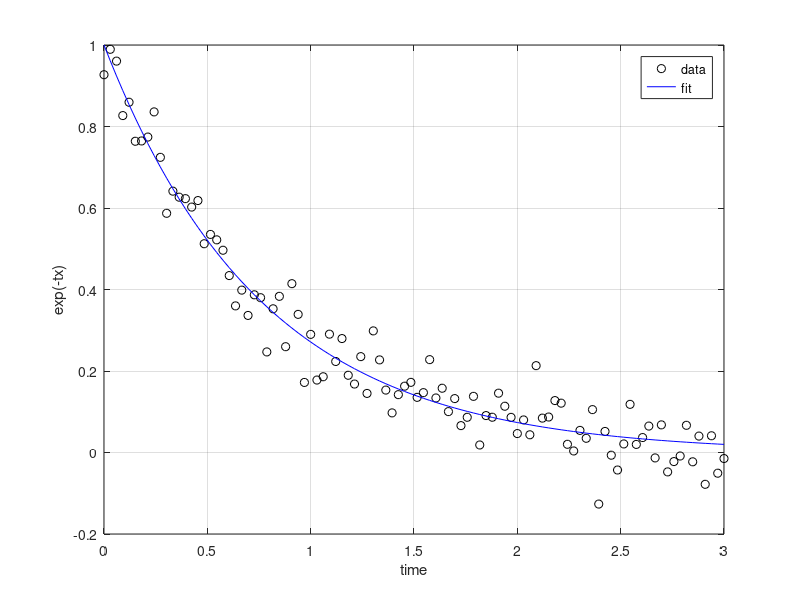

This chart was generated by the following MATLAB code:


clear all; close all; clc

tic
d = linspace(0,3); % creates hundred evenly spaced pts betw 0 and 3 
y = exp(-1.3*d) + 0.05*randn(size(d));

% now define your guess function, that could fit the data! 
fun = @(r)exp(-d*r) - y;  % notice that the exp function is substracted by y! we are minimizing
x0=4; % Arbitrarily choose an initial guess x0 = 4.

% start the optimization function, which returns a value to x variable
x = lsqnonlin(fun,x0)

plot(d,y,'ko',d,exp(-d*x),'b-')
legend('data','fit')
xlabel('t')
ylabel('exp(-tx)')
xlabel('time')
grid on
fprintf ('code executed in %0.2f seconds',toc)
